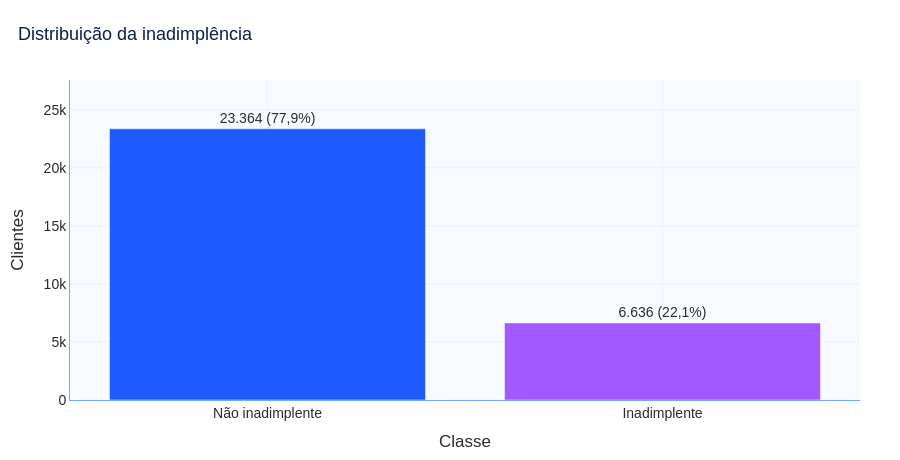

Notebook cell for this chart:
### Markdown cell above
## Qual é o desbalanceamento do problema?

A classe positiva é minoritária, mas ainda possui milhares de exemplos.

### Code cell
distribuicao_alvo = (
    dados[ALVO].value_counts().sort_index()
    .rename_axis("inadimplente").to_frame("clientes")
)
distribuicao_alvo["proporcao"] = distribuicao_alvo["clientes"] / len(dados)

display(distribuicao_alvo)
fig = grafico_distribuicao_alvo(distribuicao_alvo)
fig.show()

### Figure 1 — Plotly figure (JSON) as saved in the notebook; plotly's stock layout.template omitted (floating-point values rounded to 4 significant figures)
{"data": [{"customdata": [0.7788, 0.2212], "hovertemplate": "%{x}: %{y:,.0f} clientes<extra></extra>", "legendgroup": "", "marker": {"color": ["#1D5BFF", "#A259FF"], "pattern": {"shape": ""}}, "name": "", "orientation": "v", "showlegend": false, "textposition": "outside", "texttemplate": "%{y:,.0f} (%{customdata:.1%})", "type": "bar", "x": ["Não inadimplente", "Inadimplente"], "xaxis": "x", "y": [23364, 6636], "yaxis": "y"}], "layout": {"barmode": "relative", "colorway": ["#1D5BFF", "#00C86F", "#A259FF", "#6FA8FF", "#123C8C"], "font": {"color": "#2B2B2B", "family": "Arial, sans-serif", "size": 14}, "height": 460, "hoverlabel": {"font": {"size": 13}}, "legend": {"orientation": "h", "title": {"text": ""}, "tracegroupgap": 0, "x": 0, "y": 1.02, "yanchor": "bottom"}, "margin": {"b": 60, "l": 70, "r": 40, "t": 80}, "paper_bgcolor": "#FFFFFF", "plot_bgcolor": "#F7FAFF", "separators": ",.", "showlegend": false, "title": {"font": {"color": "#0B1F4D", "size": 18}, "text": "Distribuição da inadimplência", "x": 0.02}, "xaxis": {"anchor": "y", "domain": [0.0, 1.0], "gridcolor": "#EAF2FF", "linecolor": "#6FA8FF", "showgrid": true, "tickfont": {"color": "#2B2B2B"}, "title": {"font": {"color": "#2B2B2B"}, "text": "Classe"}, "zeroline": false}, "yaxis": {"anchor": "x", "domain": [0.0, 1.0], "gridcolor": "#EAF2FF", "linecolor": "#6FA8FF", "range": [0, 27570.0], "showgrid": true, "tickfont": {"color": "#2B2B2B"}, "title": {"font": {"color": "#2B2B2B"}, "text": "Clientes"}, "zeroline": false}}}
